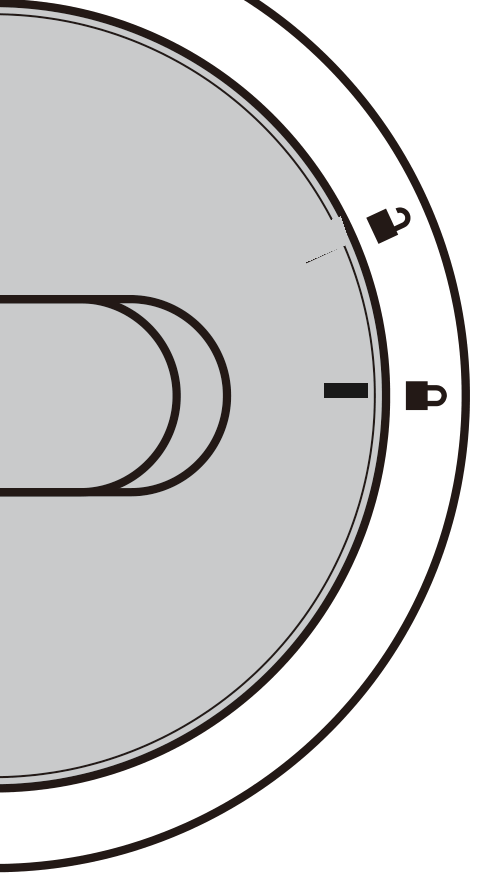
#> input picture images/common/kettle-nitori-lock-base.png, 489 x 873 px; its folder holds 8 pictures in this run
$ python make-kettle-nitori.py
#> lines starting #> are read from the running program, lines starting #| are printed output that depends on the picture
# 103・202号室の電気ケトル（ニトリ 電気ドリップケトル AB2G01）の説明図を作るスクリプト
#
# 元になる図（ニトリ公式の取扱説明書の図から、説明用の線と日本語を除いて取り出したもの）:
#   images/common/kettle-nitori-body-base.png   … 本体
#   images/common/kettle-nitori-lock-base.png   … ふたの印が「閉じた鍵」に合っている状態（ロック）
#   images/common/kettle-nitori-unlock-base.png … ふたの印が「開いた鍵」に合っている状態（ロック解除）
#   images/common/kettle-nitori-switch-base.png … 電源スイッチの OFF / ON
#   images/common/kettle-nitori-max-base.png    … 内側の MAX の表示
# 作られる図: images/common/appliance-kettle-nitori-{ja,en,zh-Hant,zh-Hans,ko}.png
#   （図の中に日本語がないので、日本語にも説明を付けている）
#
# 説明の文言を直したいときは、下の LABELS を書き換えて、このファイルを実行してください。
#   python tools/make-kettle-nitori.py
import sys
from pathlib import Path
from PIL import Image, ImageDraw, ImageFont

sys.stdout.reconfigure(encoding='utf-8', errors='replace')
ROOT = Path(__file__).resolve().parent.parent
DIR = ROOT / 'images' / 'common'
FONTS = Path('C:/Windows/Fonts')

LABELS = {
    'ja': {'font': 'meiryob.ttc', 'locked': 'ロック', 'unlocked': 'ロック解除 → 持ち上げる',
           'switch': '電源スイッチ', 'lamp': 'ランプ'},
    'en': {'font': 'meiryob.ttc', 'locked': 'Locked', 'unlocked': 'Unlocked → lift the lid',
           'switch': 'Power switch', 'lamp': 'Lamp'},
    'zh-Hant': {'font': 'msjhbd.ttc', 'locked': '鎖定', 'unlocked': '解鎖 → 向上取下蓋子',
                'switch': '電源開關', 'lamp': '指示燈'},
    'zh-Hans': {'font': 'msyhbd.ttc', 'locked': '锁定', 'unlocked': '解锁 → 向上取下盖子',
                'switch': '电源开关', 'lamp': '指示灯'},
    'ko': {'font': 'malgunbd.ttf', 'locked': '잠금', 'unlocked': '잠금 해제 → 들어 올림',
           'switch': '전원 스위치', 'lamp': '램프'},
}

W = 1040
INK = (35, 30, 30)
RED = (228, 52, 52)
WHITE = (255, 255, 255)
LINE_W = 4
BADGE_R = 24


def load(name, height=None, width=None):
#> called with name = 'kettle-nitori-lock-base.png', height = 250
    im = Image.open(DIR / name).convert('RGB')
#> im is the input picture: PIL image 489x873 RGB; mean R, G, B 210.6, 210.4, 210.7
    if height:
        return im.resize((round(im.width * height / im.height), height), Image.LANCZOS)
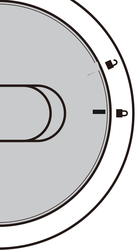
#> returned value: PIL image 140x250 RGB; mean R, G, B 210.3, 210.1, 210.4
    return im.resize((width, round(im.height * width / im.width)), Image.LANCZOS)


lock = load('kettle-nitori-lock-base.png', height=250)
unlock = load('kettle-nitori-unlock-base.png', height=250)
#> call 2 of load, with name = 'kettle-nitori-unlock-base.png', height = 250
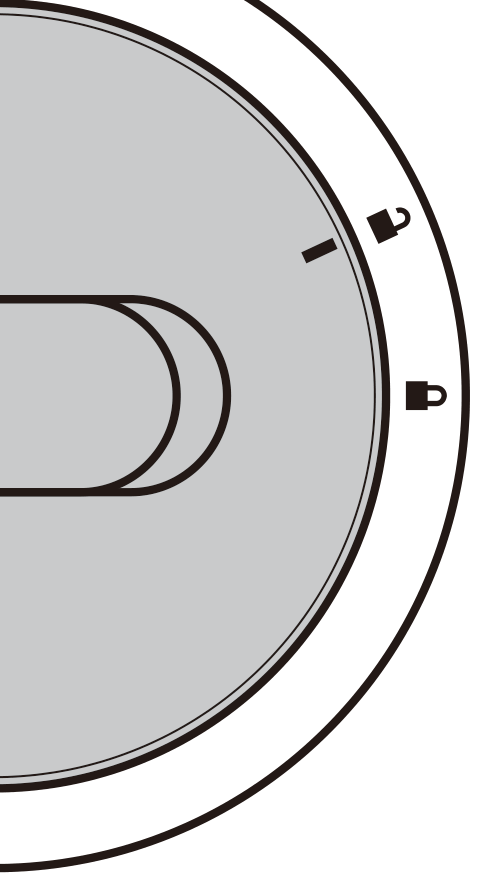
#> input picture images/common/kettle-nitori-unlock-base.png, 489 x 873 px
#> in load, im is the input picture: PIL image 489x873 RGB; mean R, G, B 210.7, 210.5, 210.8
mx = load('kettle-nitori-max-base.png', height=230)
#> call 3 of load, with name = 'kettle-nitori-max-base.png', height = 230
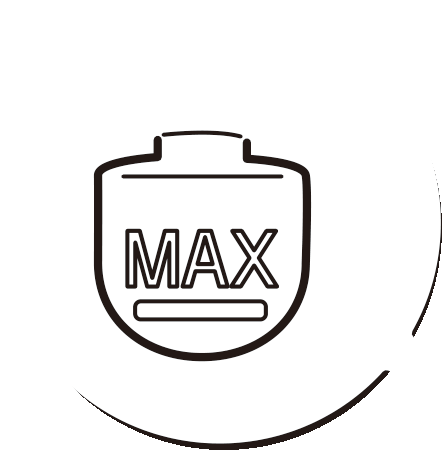
#> input picture images/common/kettle-nitori-max-base.png, 448 x 456 px
#> in load, im is the input picture: PIL image 448x456 RGB; mean R, G, B 240.4, 239.8, 239.7
#> in load (call 3), `return im.resize((round(im.width * height / im.height), height), Image..`:
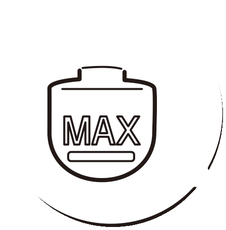
#> returned value: PIL image 226x230 RGB; mean R, G, B 240, 239.4, 239.3
body = load('kettle-nitori-body-base.png', width=640)
#> call 4 of load, with name = 'kettle-nitori-body-base.png', width = 640
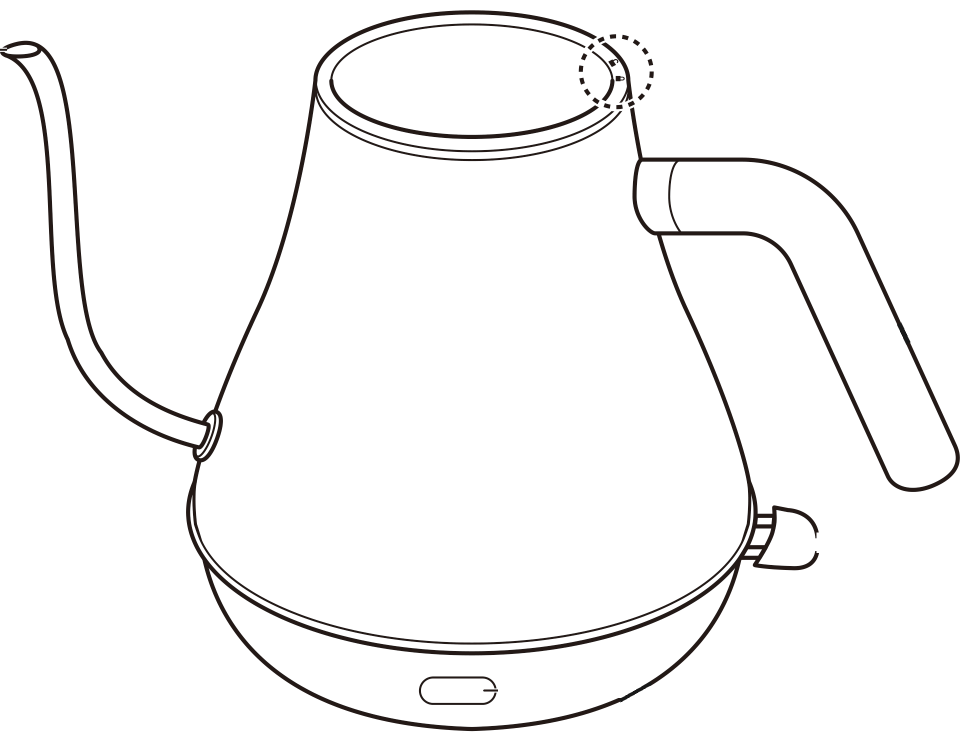
#> input picture images/common/kettle-nitori-body-base.png, 1938 x 1466 px (shown at 1/2 size)
#> in load, im is the input picture: PIL image 1938x1466 RGB; mean R, G, B 246.8, 246.5, 246.4
#> in load (call 4), `return im.resize((width, round(im.height * width / im.width)), Image.L..`:
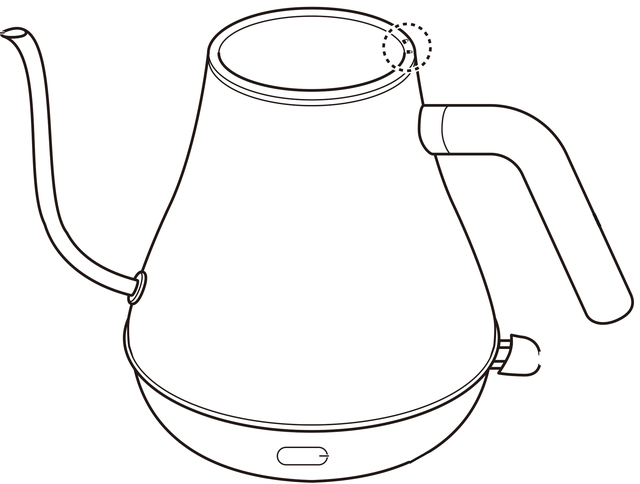
#> returned value: PIL image 640x484 RGB; mean R, G, B 246.5, 246.2, 246.1
#> (the run stopped early here; a loop or call above may not have finished)
